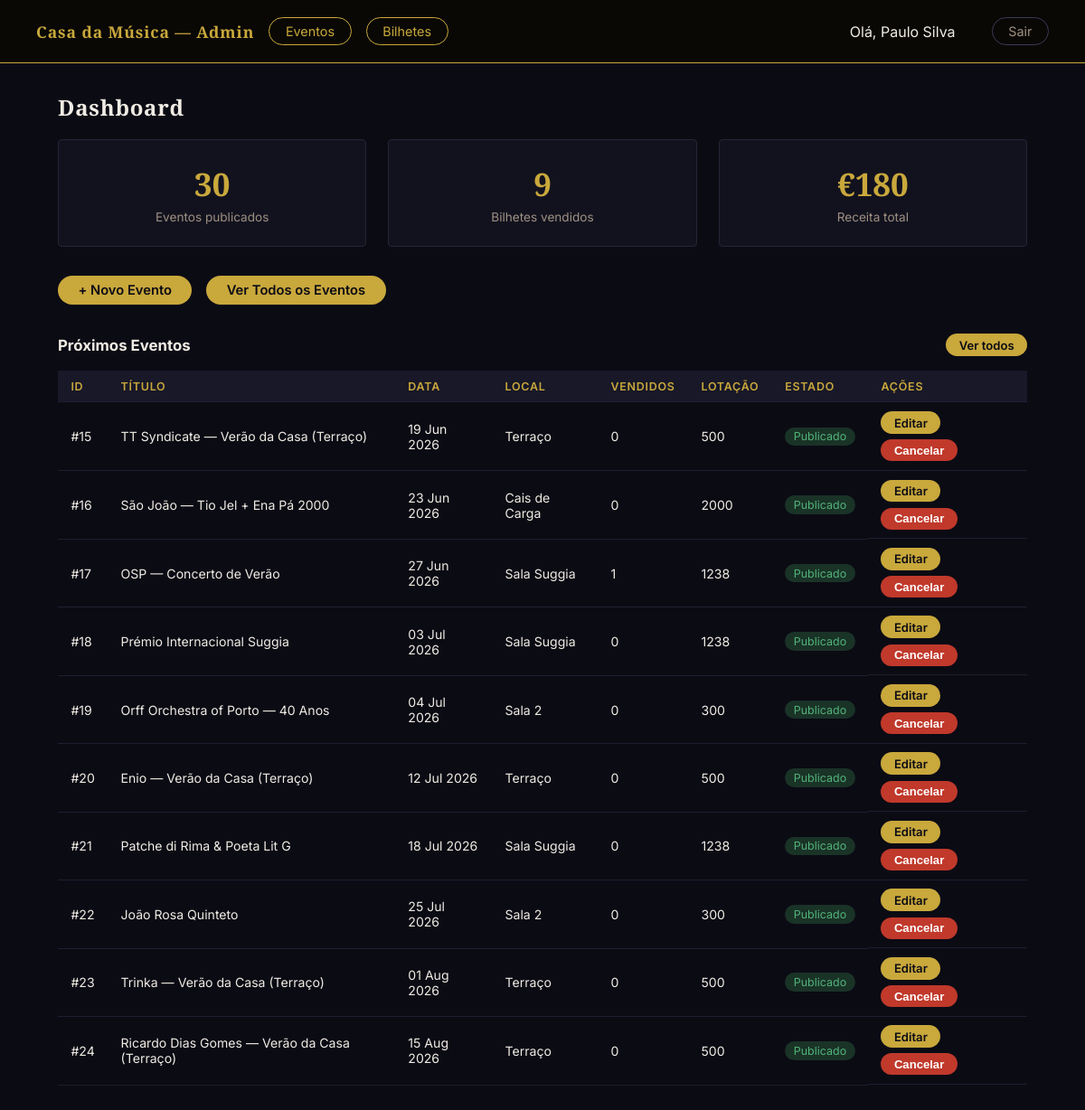
The page /admin/index.php (signed in) on the database as committed earlier.
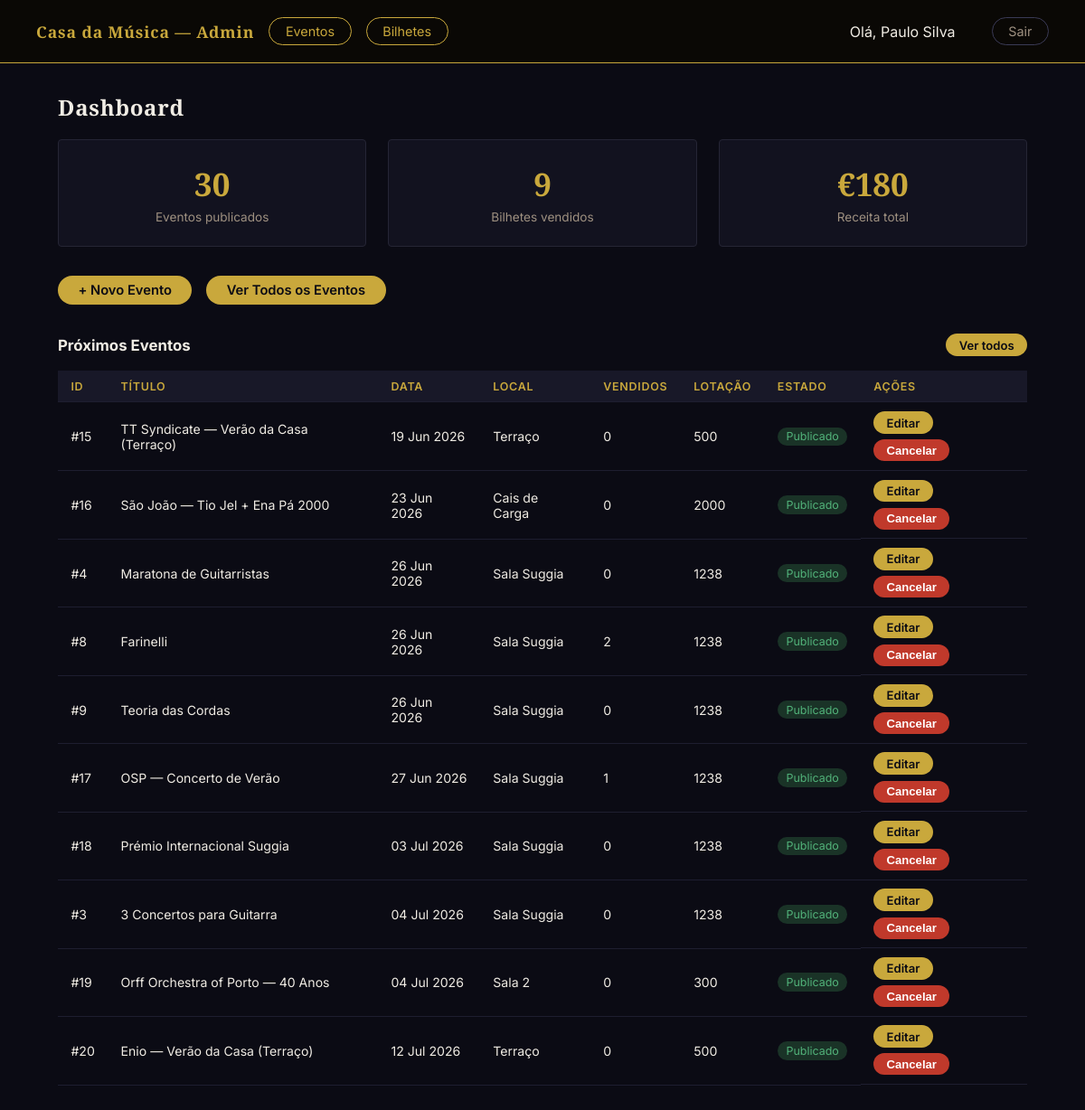
The same page on the database as committed later.
### tables this page shows
CREATE TABLE "eventos" (
	"id"	INTEGER,
	"nome"	TEXT NOT NULL,
	"descricao"	TEXT,
	"data"	TEXT NOT NULL,
	"hora"	TEXT NOT NULL,
	"sala"	TEXT NOT NULL,
	"categoria"	TEXT NOT NULL,
	"classificacao_etaria"	TEXT DEFAULT 'Livre',
	"capacidade"	INTEGER NOT NULL DEFAULT 300,
	"estado"	TEXT NOT NULL DEFAULT 'rascunho' CHECK("estado" IN ('publicado', 'rascunho', 'cancelado')),
	"data_criacao"	TEXT NOT NULL DEFAULT (datetime('now')),
	"imagem"	TEXT,
	PRIMARY KEY("id" AUTOINCREMENT)
);

### scripts/sessao.php (called while the page is built, shortened)
<?php
function getUtilizador(): array {
    return [
        'id'     => $_SESSION['utilizador_id'] ?? null,
        'nome'   => $_SESSION['nome']           ?? '',
        'email'  => $_SESSION['email']          ?? '',
        'perfil' => $_SESSION['perfil']         ?? '',
    ];
}

### admin/index.php (the view, shortened to what this page needs)
<?php
require_once '../scripts/sessao.php';
$db = getDB();
$totalEventos = (int)$db->querySingle(
    'SELECT COUNT(*) FROM eventos WHERE estado = \'publicado\''
);
$totalBilhetes = (int)$db->querySingle(
    'SELECT COALESCE(SUM(ic.quantidade),0)
     FROM itens_compra ic
     JOIN compras c ON c.id = ic.compra_id
     WHERE c.estado = \'confirmado\''
);
$receita = (float)$db->querySingle(
    'SELECT COALESCE(SUM(total),0) FROM compras WHERE estado = \'confirmado\''
);
$stmtE = $db->prepare(
    'SELECT e.id, e.nome, e.data, e.sala, e.capacidade, e.estado,
            COALESCE(SUM(ic.quantidade),0) AS vendidos
     FROM eventos e
     LEFT JOIN compras c ON c.evento_id = e.id AND c.estado = \'confirmado\'
     LEFT JOIN itens_compra ic ON ic.compra_id = c.id
     WHERE e.data >= date(\'now\')
     GROUP BY e.id
     ORDER BY e.data ASC
     LIMIT 10'
);
$resE   = $stmtE->execute();
$eventos = [];
while ($row = $resE->fetchArray(SQLITE3_ASSOC)) {
    $eventos[] = $row;
}
$admin = getUtilizador();
$estadoBadge = ['publicado' => 'badge-green', 'rascunho' => 'badge-gray', 'cancelado' => 'badge-red'];
?>
<!DOCTYPE html>
<html lang="pt">
<head>
  <link rel="stylesheet" href="../styles/admin.css" />
</head>
<body>
  <nav class="nav-admin">
    <div class="nav-left">
      <a href="index.php" class="nav-brand">Casa da Música — Admin</a>
      <a href="eventos.php" class="btn-pill">Eventos</a>
      <a href="../bilhetes.php" class="btn-pill">Bilhetes</a>
    </div>
    <div class="nav-right">
      <span class="text-sm" style="margin-right:1rem;">Olá, <?= htmlspecialchars($admin['nome']) ?></span>
      <a href="../scripts/logout.php" class="btn-pill btn-pill-light">Sair</a>
    </div>
  </nav>
  <main class="page">
    <h1 class="page-title">Dashboard</h1>
    <div class="stats-row">
      <div class="stat">
        <p class="stat-val"><?= $totalEventos ?></p>
        <p class="stat-lbl">Eventos publicados</p>
      </div>
      <div class="stat">
        <p class="stat-val"><?= number_format($totalBilhetes) ?></p>
        <p class="stat-lbl">Bilhetes vendidos</p>
      </div>
      <div class="stat">
        <p class="stat-val">€<?= number_format($receita, 0, ',', '.') ?></p>
        <p class="stat-lbl">Receita total</p>
      </div>
    </div>
    <div style="display:flex; gap:1rem; margin-bottom:2rem; flex-wrap:wrap;">
      <a href="evento-criar.php" class="btn">+ Novo Evento</a>
      <a href="eventos.php" class="btn btn-pill-light">Ver Todos os Eventos</a>
    </div>
    <div class="sec-header">
      <h2 style="font-size:1.05rem; font-weight:bold;">Próximos Eventos</h2>
      <a href="eventos.php" class="btn btn-sm">Ver todos</a>
    </div>
    <div class="table-wrap">
      <table>
        <thead>
          <tr>
            <th>ID</th>
            <th>Título</th>
            <th>Data</th>
            <th>Local</th>
            <th>Vendidos</th>
            <th>Lotação</th>
            <th>Estado</th>
            <th>Ações</th>
          </tr>
        </thead>
        <tbody>
          <?php foreach ($eventos as $ev): ?>
          <tr>
            <td>#<?= (int)$ev['id'] ?></td>
            <td><?= htmlspecialchars($ev['nome']) ?></td>
            <td><?= htmlspecialchars(date('d M Y', strtotime($ev['data']))) ?></td>
            <td><?= htmlspecialchars($ev['sala']) ?></td>
            <td><?= (int)$ev['vendidos'] ?></td>
            <td><?= (int)$ev['capacidade'] ?></td>
            <td><span class="badge <?= $estadoBadge[$ev['estado']] ?? 'badge-gray' ?>"><?= ucfirst(htmlspecialchars($ev['estado'])) ?></span></td>
            <td class="col-actions">
              <a href="evento-editar.php?id=<?= (int)$ev['id'] ?>" class="btn btn-sm">Editar</a>
              <?php if ($ev['estado'] !== 'cancelado'): ?>
              <form method="POST" action="../scripts/cancelar_evento.php" style="display:inline;">
                <button type="button" class="btn btn-sm btn-danger"
                  onclick="pedirConfirmacao(this.closest('form'), '<?= htmlspecialchars(addslashes($ev['nome'])) ?>')">Cancelar</button>
              </form>
              <?php endif; ?>
            </td>
          </tr>
          <?php endforeach; ?>
        </tbody>
      </table>
    </div>
  </main>
</body>
</html>

Rows that differ between the two databases and show on the page:
no longer on this page (row edited): eventos: id "21", nome "Patche di Rima & Poeta Lit G", data "18 Jul 2026", sala "Sala Suggia", vendidos "0", capacidade "1238", estado "Publicado"
no longer on this page (row edited): eventos: id "22", nome "João Rosa Quinteto", data "25 Jul 2026", sala "Sala 2", vendidos "0", capacidade "300", estado "Publicado"
no longer on this page (row edited): eventos: id "23", nome "Trinka — Verão da Casa (Terraço)", data "01 Aug 2026", sala "Terraço", vendidos "0", capacidade "500", estado "Publicado"
no longer on this page (row edited): eventos: id "24", nome "Ricardo Dias Gomes — Verão da Casa (Terraço)", data "15 Aug 2026", sala "Terraço", vendidos "0", capacidade "500", estado "Publicado"
now on this page (row edited): eventos: id "4", nome "Maratona de Guitarristas", data "26 Jun 2026", sala "Sala Suggia", vendidos "0", capacidade "1238", estado "Publicado"
now on this page (row edited): eventos: id "8", nome "Farinelli", data "26 Jun 2026", sala "Sala Suggia", vendidos "2", capacidade "1238", estado "Publicado"
now on this page (row edited): eventos: id "9", nome "Teoria das Cordas", data "26 Jun 2026", sala "Sala Suggia", vendidos "0", capacidade "1238", estado "Publicado"
now on this page (row edited): eventos: id "3", nome "3 Concertos para Guitarra", data "04 Jul 2026", sala "Sala Suggia", vendidos "0", capacidade "1238", estado "Publicado"
